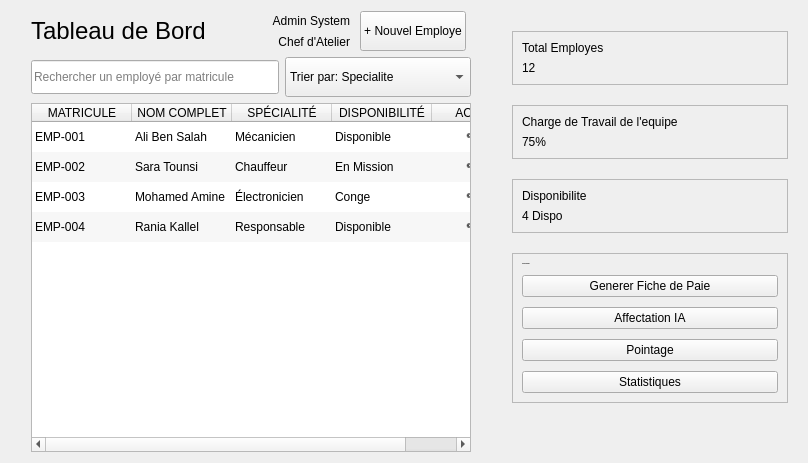
         <widget class="QWidget" name="affichage">
          <layout class="QHBoxLayout" name="horizontalLayout_Split" stretch="3,0">
           <item>
            <layout class="QVBoxLayout" name="verticalLayout_Left">
             <property name="leftMargin">
              <number>20</number>
             </property>
             <property name="rightMargin">
              <number>20</number>
             </property>
             <item>
              <layout class="QHBoxLayout" name="horizontalLayout_Header">
               <item>
                <widget class="QLabel" name="label_Title">
                 <property name="font">
                  <font>
                   <family>Segoe UI</family>
                   <pointsize>18</pointsize>
                   <fontweight>DemiBold</fontweight>
                  </font>
                 </property>
                 <property name="text">
                  <string>Tableau de Bord</string>
                 </property>
                </widget>
               </item>
               <item>
                <spacer name="horizontalSpacer">
                 <property name="orientation">
                  <enum>Qt::Orientation::Horizontal</enum>
                 </property>
                 <property name="sizeType">
                  <enum>QSizePolicy::Policy::Expanding</enum>
                 </property>
                 <property name="sizeHint" stdset="0">
                  <size>
                   <width>40</width>
                   <height>20</height>
                  </size>
                 </property>
                </spacer>
               </item>
               <item>
                <spacer name="horizontalSpacer_User">
                 <property name="orientation">
                  <enum>Qt::Orientation::Horizontal</enum>
                 </property>
                 <property name="sizeType">
                  <enum>QSizePolicy::Policy::Fixed</enum>
                 </property>
                 <property name="sizeHint" stdset="0">
                  <size>
                   <width>20</width>
                   <height>20</height>
                  </size>
                 </property>
                </spacer>
               </item>
               <item>
                <widget class="QFrame" name="frameUser">
                 <property name="frameShape">
                  <enum>QFrame::Shape::NoFrame</enum>
                 </property>
                 <layout class="QVBoxLayout" name="verticalLayout_User">
                  <property name="spacing">
                   <number>0</number>
                  </property>
                  <property name="leftMargin">
                   <number>0</number>
                  </property>
                  <property name="topMargin">
                   <number>0</number>
                  </property>
                  <property name="rightMargin">
                   <number>5</number>
                  </property>
                  <property name="bottomMargin">
                   <number>0</number>
                  </property>
                  <item>
                   <layout class="QHBoxLayout" name="horizontalLayout_UserHeader">
                    <property name="spacing">
                     <number>10</number>
                    </property>
                    <item>
                     <layout class="QVBoxLayout" name="verticalLayout_UserText">
                      <property name="spacing">
                       <number>2</number>
                      </property>
                      <item>
                       <widget class="QLabel" name="lblUserName">
                        <property name="text">
                         <string>Admin System</string>
                        </property>
                        <property name="alignment">
                         <set>Qt::AlignmentFlag::AlignRight|Qt::AlignmentFlag::AlignTrailing|Qt::AlignmentFlag::AlignVCenter</set>
                        </property>
                       </widget>
                      </item>
                      <item>
                       <widget class="QLabel" name="lblUserRole">
                        <property name="text">
                         <string>Chef d'Atelier</string>
                        </property>
                        <property name="alignment">
                         <set>Qt::AlignmentFlag::AlignRight|Qt::AlignmentFlag::AlignTrailing|Qt::AlignmentFlag::AlignVCenter</set>
                        </property>
                       </widget>
                      </item>
                     </layout>
                    </item>
                    <item>
                     <widget class="QPushButton" name="btnNouveau">
                      <property name="minimumSize">
                       <size>
                        <width>0</width>
                        <height>40</height>
                       </size>
                      </property>
                      <property name="cursor">
                       <cursorShape>PointingHandCursor</cursorShape>
                      </property>
                      <property name="text">
                       <string>+ Nouvel Employe</string>
                      </property>
                     </widget>
                    </item>
                   </layout>
                  </item>
                 </layout>
                </widget>
               </item>
              </layout>
             </item>
             <item>
              <layout class="QHBoxLayout" name="horizontalLayout_Search">
               <item>
                <widget class="QLineEdit" name="txtSearch">
                 <property name="minimumSize">
                  <size>
                   <width>0</width>
                   <height>34</height>
                  </size>
                 </property>
                 <property name="placeholderText">
                  <string>Rechercher un employé par matricule</string>
                 </property>
                </widget>
               </item>
               <item>
                <widget class="QComboBox" name="cbSort">
                 <property name="minimumSize">
                  <size>
                   <width>180</width>
                   <height>40</height>
                  </size>
                 </property>
                 <item>
                  <property name="text">
                   <string>Trier par: Specialite</string>
                  </property>
                 </item>
                 <item>
                  <property name="text">
                   <string>Trier par: note de fin d annes</string>
                  </property>
                 </item>
                 <item>
                  <property name="text">
                   <string>Trier par: salaire</string>
                  </property>
                 </item>
                 <item>
                  <property name="text">
                   <string>Trier par: Nom</string>
                  </property>
                 </item>
                </widget>
               </item>
              </layout>
             </item>
             <item>
              <widget class="QTableWidget" name="tableEmployes">
               <property name="sizePolicy">
                <sizepolicy hsizetype="Expanding" vsizetype="Expanding">
                 <horstretch>0</horstretch>
                 <verstretch>0</verstretch>
                </sizepolicy>
               </property>
               <property name="alternatingRowColors">
                <bool>true</bool>
               </property>
               <property name="selectionBehavior">
                <enum>QAbstractItemView::SelectionBehavior::SelectRows</enum>
               </property>
               <property name="verticalScrollMode">
                <enum>QAbstractItemView::ScrollMode::ScrollPerPixel</enum>
               </property>
               <property name="horizontalScrollMode">
                <enum>QAbstractItemView::ScrollMode::ScrollPerPixel</enum>
               </property>
               <property name="showGrid">
                <bool>false</bool>
               </property>
               <attribute name="horizontalHeaderStretchLastSection">
                <bool>true</bool>
               </attribute>
               <attribute name="verticalHeaderVisible">
                <bool>false</bool>
               </attribute>
               <row>
                <property name="text">
                 <string>1</string>
                </property>
               </row>
               <row>
                <property name="text">
                 <string>2</string>
                </property>
               </row>
               <row>
                <property name="text">
                 <string>3</string>
                </property>
               </row>
               <row>
                <property name="text">
                 <string>4</string>
                </property>
               </row>
               <column>
                <property name="text">
                 <string>MATRICULE</string>
                </property>
               </column>
               <column>
                <property name="text">
                 <string>NOM COMPLET</string>
                </property>
               </column>
               <column>
                <property name="text">
                 <string>SPÉCIALITÉ</string>
                </property>
               </column>
               <column>
                <property name="text">
                 <string>DISPONIBILITÉ</string>
                </property>
               </column>
               <column>
                <property name="text">
                 <string>ACTIONS</string>
                </property>
               </column>
               <item row="0" column="0">
                <property name="text">
                 <string>EMP-001</string>
                </property>
               </item>
               <item row="0" column="1">
                <property name="text">
                 <string>Ali Ben Salah</string>
                </property>
               </item>
               <item row="0" column="2">
                <property name="text">
                 <string>Mécanicien</string>
                </property>
               </item>
               <item row="0" column="3">
                <property name="text">
                 <string>Disponible</string>
                </property>
               </item>
               <item row="0" column="4">
                <property name="text">
                 <string>✏️ | 🗑️</string>
                </property>
                <property name="textAlignment">
                 <set>AlignCenter</set>
                </property>
               </item>
               <item row="1" column="0">
                <property name="text">
                 <string>EMP-002</string>
                </property>
               </item>
               <item row="1" column="1">
                <property name="text">
                 <string>Sara Tounsi</string>
                </property>
               </item>
               <item row="1" column="2">
                <property name="text">
                 <string>Chauffeur</string>
                </property>
               </item>
               <item row="1" column="3">
                <property name="text">
                 <string>En Mission</string>
                </property>
               </item>
               <item row="1" column="4">
                <property name="text">
                 <string>✏️ | 🗑️</string>
                </property>
                <property name="textAlignment">
                 <set>AlignCenter</set>
                </property>
               </item>
               <item row="2" column="0">
                <property name="text">
                 <string>EMP-003</string>
                </property>
               </item>
               <item row="2" column="1">
                <property name="text">
                 <string>Mohamed Amine</string>
                </property>
               </item>
               <item row="2" column="2">
                <property name="text">
                 <string>Électronicien</string>
                </property>
               </item>
               <item row="2" column="3">
                <property name="text">
                 <string>Conge</string>
                </property>
               </item>
               <item row="2" column="4">
                <property name="text">
                 <string>✏️ | 🗑️</string>
                </property>
                <property name="textAlignment">
                 <set>AlignCenter</set>
                </property>
               </item>
               <item row="3" column="0">
                <property name="text">
                 <string>EMP-004</string>
                </property>
               </item>
               <item row="3" column="1">
                <property name="text">
                 <string>Rania Kallel</string>
                </property>
               </item>
               <item row="3" column="2">
                <property name="text">
                 <string>Responsable</string>
                </property>
               </item>
               <item row="3" column="3">
                <property name="text">
                 <string>Disponible</string>
                </property>
               </item>
               <item row="3" column="4">
                <property name="text">
                 <string>✏️ | 🗑️</string>
                </property>
                <property name="textAlignment">
                 <set>AlignCenter</set>
                </property>
               </item>
              </widget>
             </item>
            </layout>
           </item>
           <item>
            <widget class="QFrame" name="sidePanel_Employe">
             <property name="minimumSize">
              <size>
               <width>300</width>
               <height>0</height>
              </size>
             </property>
             <property name="maximumSize">
              <size>
               <width>350</width>
               <height>16777215</height>
              </size>
             </property>
             <layout class="QVBoxLayout" name="verticalLayout_Right">
              <property name="spacing">
               <number>20</number>
              </property>
              <property name="leftMargin">
               <number>15</number>
              </property>
              <property name="topMargin">
               <number>20</number>
              </property>
              <item>
               <widget class="QFrame" name="statCard">
                <property name="frameShape">
                 <enum>QFrame::Shape::StyledPanel</enum>
                </property>
                <layout class="QVBoxLayout" name="vl_stat1">
                 <item>
                  <widget class="QLabel" name="label_Stat1_Title">
                   <property name="text">
                    <string>Total Employes</string>
                   </property>
                  </widget>
                 </item>
                 <item>
                  <widget class="QLabel" name="lblStatNumber">
                   <property name="text">
                    <string>12</string>
                   </property>
                  </widget>
                 </item>
                </layout>
               </widget>
              </item>
              <item>
               <widget class="QFrame" name="statCard_2">
                <property name="frameShape">
                 <enum>QFrame::Shape::StyledPanel</enum>
                </property>
                <layout class="QVBoxLayout" name="vl_stat2">
                 <item>
                  <widget class="QLabel" name="label_Stat2_Title">
                   <property name="text">
                    <string>Charge de Travail de l'equipe</string>
                   </property>
                  </widget>
                 </item>
                 <item>
                  <widget class="QLabel" name="lblStatWorkload">
                   <property name="text">
                    <string>75%</string>
                   </property>
                  </widget>
                 </item>
                </layout>
               </widget>
              </item>
              <item>
               <widget class="QFrame" name="statCard_3">
                <property name="frameShape">
                 <enum>QFrame::Shape::StyledPanel</enum>
                </property>
                <layout class="QVBoxLayout" name="vl_stat3">
                 <item>
                  <widget class="QLabel" name="label_Stat3_Title">
                   <property name="text">
                    <string>Disponibilite</string>
                   </property>
                  </widget>
                 </item>
                 <item>
                  <widget class="QLabel" name="lblStatAvailability">
                   <property name="text">
                    <string>4 Dispo</string>
                   </property>
                  </widget>
                 </item>
                </layout>
               </widget>
              </item>
              <item>
               <widget class="QFrame" name="actionCard">
                <property name="frameShape">
                 <enum>QFrame::Shape::StyledPanel</enum>
                </property>
                <layout class="QVBoxLayout" name="verticalLayout_Actions">
                 <property name="spacing">
                  <number>10</number>
                 </property>
                 <item>
                  <widget class="QLabel" name="label_Actions">
                   <property name="font">
                    <font>
                     <family>Segoe UI</family>
                     <pointsize>-1</pointsize>
                     <bold>true</bold>
                    </font>
                   </property>
                   <property name="text">
                    <string>Actions Rapides</string>
                   </property>
                  </widget>
                 </item>
                 <item>
                  <widget class="QPushButton" name="btnFichePaie">
                   <property name="cursor">
                    <cursorShape>PointingHandCursor</cursorShape>
                   </property>
                   <property name="text">
                    <string>Generer Fiche de Paie</string>
                   </property>
                  </widget>
                 </item>
                 <item>
                  <widget class="QPushButton" name="btnGoMission">
                   <property name="cursor">
                    <cursorShape>PointingHandCursor</cursorShape>
                   </property>
                   <property name="text">
                    <string>Affectation IA</string>
                   </property>
                  </widget>
                 </item>
                 <item>
                  <widget class="QPushButton" name="btnGoPointage">
                   <property name="cursor">
                    <cursorShape>PointingHandCursor</cursorShape>
                   </property>
                   <property name="text">
                    <string>Pointage</string>
                   </property>
                  </widget>
                 </item>
                 <item>
                  <widget class="QPushButton" name="btnGoStats">
                   <property name="cursor">
                    <cursorShape>PointingHandCursor</cursorShape>
                   </property>
                   <property name="text">
                    <string>Statistiques</string>
                   </property>
                  </widget>
                 </item>
                </layout>
               </widget>
              </item>
              <item>
               <spacer name="verticalSpacer_Right">
                <property name="orientation">
                 <enum>Qt::Orientation::Vertical</enum>
                </property>
                <property name="sizeHint" stdset="0">
                 <size>
                  <width>20</width>
                  <height>40</height>
                 </size>
                </property>
               </spacer>
              </item>
             </layout>
            </widget>
           </item>
          </layout>
         </widget>
